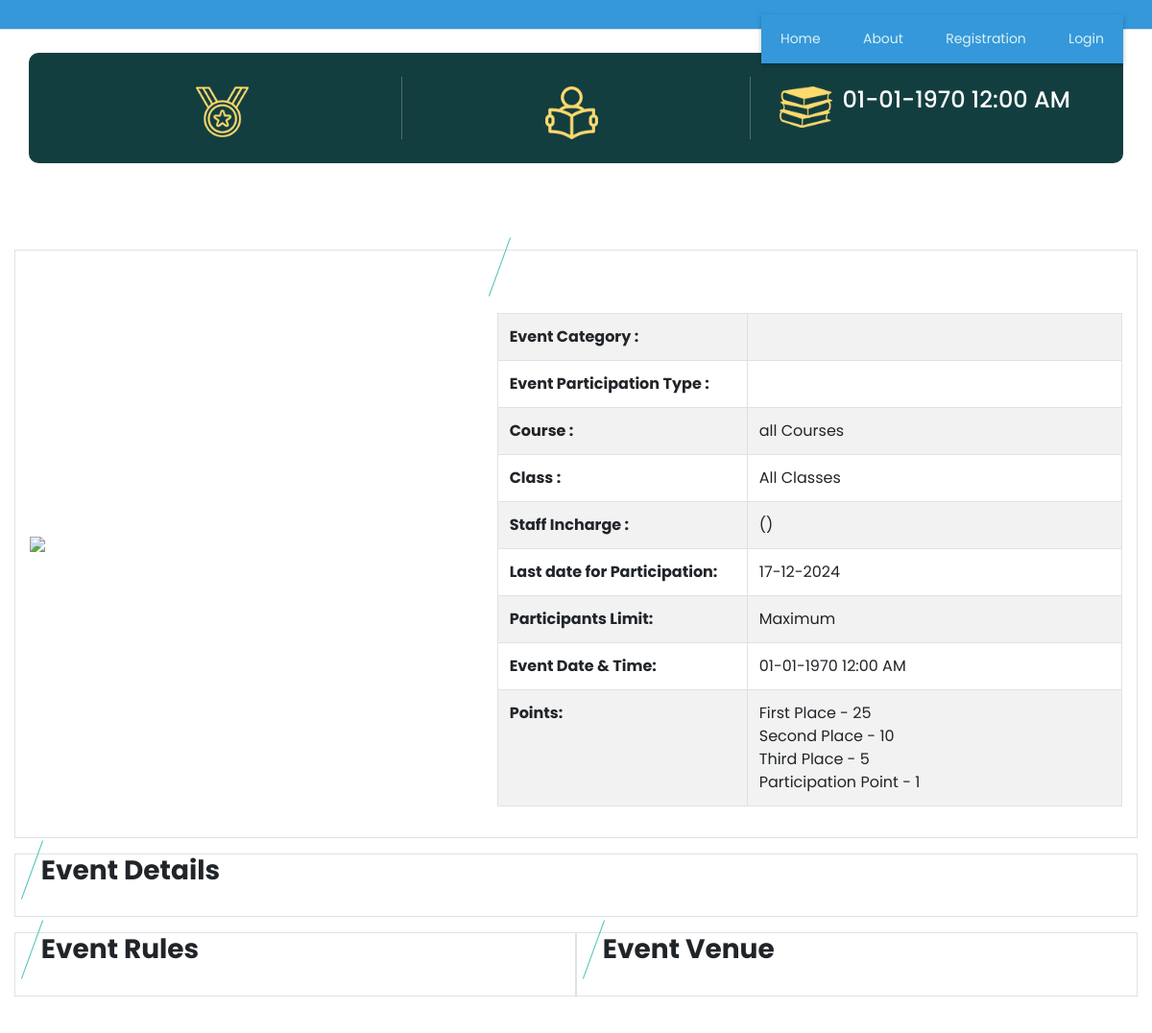
Page /event_more_det.php (upper part) on the earlier database version.
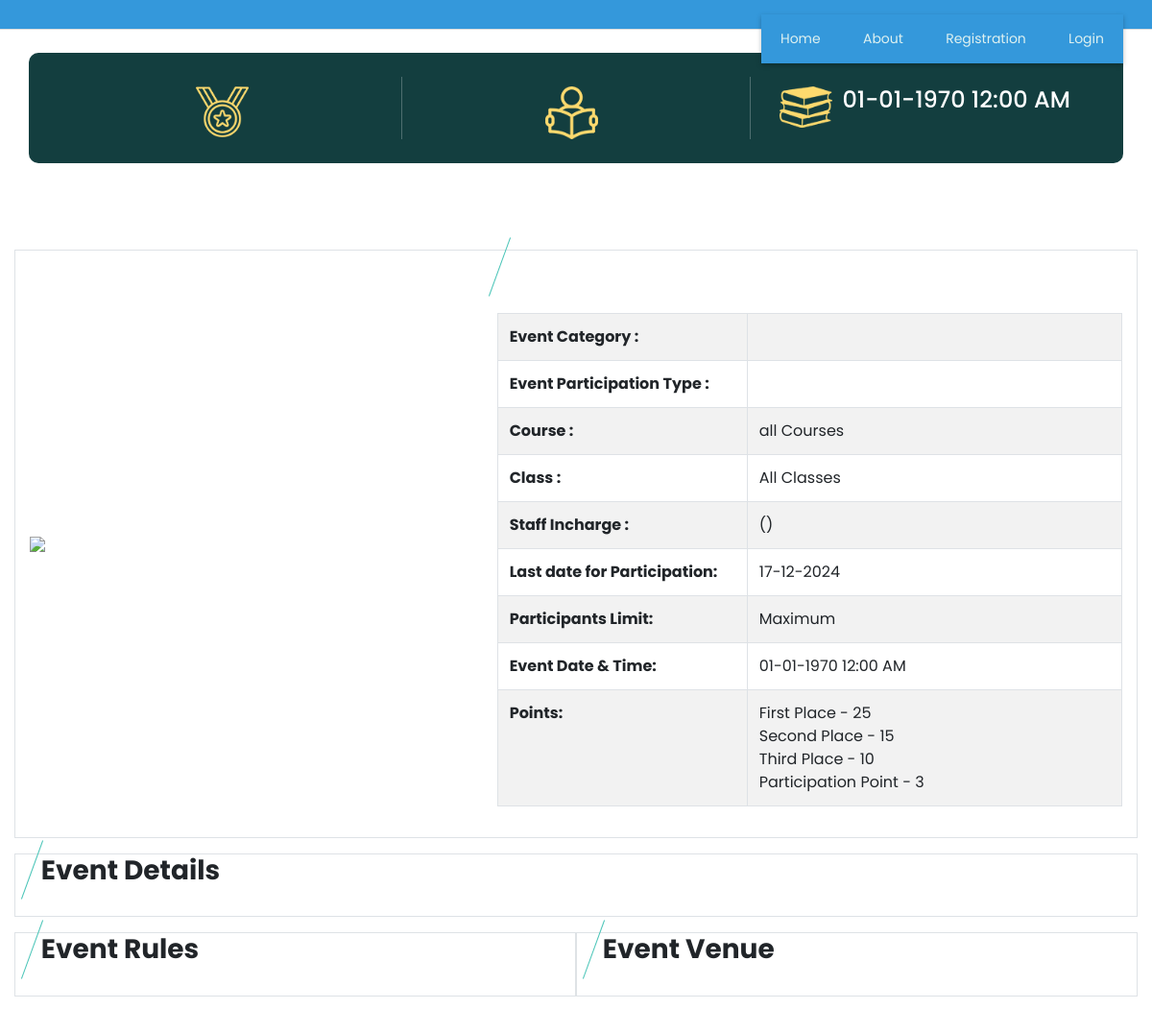
Same page on the later database version.
### tables this page shows
CREATE TABLE `point_settings` (
  `point_set_id` int(11) NOT NULL,
  `firstplace_point` int(11) NOT NULL,
  `secondplace_point` int(11) NOT NULL,
  `thirdplace_point` int(11) NOT NULL,
  `participation_point` int(11) NOT NULL
);

### event_more_det.php (the view, shortened to what this page needs)
<?php
include("header.php");
$sqlviewevent = "SELECT event.*, event_type.event_type, department.department, staff.staff_name, staff.staff_type, club.club FROM event
LEFT JOIN event_type ON event.event_type_id=event_type.event_type_id
LEFT JOIN department ON department.department_id=event.department_id
LEFT JOIN  staff ON staff.staff_id=event.staff_id LEFT JOIN club ON club.club_id=event.club_id
where event.event_id='$_GET[event_id]'";
$qsqlviewevent = mysqli_query($con,$sqlviewevent);
$rsviewevent = mysqli_fetch_array($qsqlviewevent);
$course_id = unserialize($rsviewevent['course_id']);
$st_class = unserialize($rsviewevent['st_class']);
$sel = "SELECT * FROM point_settings";
$result = mysqli_query($con,$sel);
if(mysqli_num_rows($result) > 0)
{
$row = mysqli_fetch_assoc($result);
$firstplace_point = $row['firstplace_point'];
$secondplace_point = $row['secondplace_point'];
$thirdplace_point = $row['thirdplace_point'];
$participation_point = $row['participation_point'];
}
?>
<br>
  <section class="special_section">
    <div class="container">
      <div class="special_container">
		  <div class="box b1">
          <div class="img-box">
            <img src="images/award.png" alt="" >
          </div>
        </div>
        <div class="box b2">
          <div class="img-box">
            <img src="images/study.png" alt="" />
          </div>
        </div>
        <div class="box b3">
          <div class="img-box">
            <img src="images/books-stack-of-three.png" alt="" />
          </div>
          <div class="detail-box">
            <h4>
              <?php echo date("d-m-Y h:i A",strtotime($rsviewevent['event_date_time'])) ?>
            </h4>
          </div>
        </div>
      </div>
    </div>
  </section>
  <section class="about_section layout_padding">
    <div class="container  table table-bordered">
      <div class="row">
        <div class="col-md-5">
          <div class="img_container">
            <div class="img-box b1">
<?php
$imge=$rsviewevent['event_banner'];
echo '<img src="imgbanner/' .$imge .'" >';
?>
            </div>
          </div>
        </div>
        <div class="col-md-7">
          <div class="detail-box">
            <div class="heading_container">
              <h3> &nbsp;  <?php echo  $rsviewevent['event_title']; ?></h3>
            <p>
				<table class="table table-bordered table-striped" style="width: 100%;">
					<tr>
						<th style="width: 40%;">Event Category : </th><td><?php echo  $rsviewevent['event_type']; ?></td>
					</tr>
					<tr>
						<th>Event Participation Type : </th><td><?php echo  $rsviewevent['event_participation_type']; ?> </td>
					</tr>
					<tr>
						<th>Course : </th><td><?php
if($course_id[0]== 0)
{
	echo "all Courses";
}
							?> </td>
					</tr>
					<tr>
						<th>Class : </th><td><?php
						if($st_class[0] == 0)
						{
							echo "All Classes";
						}
							?></td>
					</tr>
					<tr>
						<th>Staff Incharge : </th><td><?php echo  $rsviewevent['staff_name']; ?> (<?php echo  $rsviewevent['staff_type']; ?>) </td>
					</tr>
					<tr>
						<th>Last date for Participation: </th><td><?php echo $stop_date = date('d-m-Y', strtotime($rsviewevent['event_date_time'] . ' -2 day')); ?> </td>
					</tr>
					<tr>
						<th>Participants Limit: </th><td>Maximum <?php echo $rsviewevent['participation_limit']; ?> </td>
					</tr>
					<tr>
						<th>Event Date & Time: </th><td> <?php echo date("d-m-Y h:i A",strtotime($rsviewevent['event_date_time'])) ?></td>
					</tr>
					<tr>
						<th>Points: </th><td><?php
							echo "First Place - " . $firstplace_point  . "<br>";
							echo "Second Place - " . $secondplace_point . "<br>";
							echo "Third Place - " . $thirdplace_point  . "<br>";
							echo "Participation Point - " . $participation_point . "<br>";
							?> </td>
					</tr>
				</table>
			</p>
            </div>
          </div>
        </div>
      </div>
    </div>
    <div class="container  table table-bordered" >
      <div class="heading_container">
        <h3>
           &nbsp;  Event Details
        </h3>
      </div>
    </div>
    <div class="container" >
<div class="row">
    <div class="col-md-6 container  table table-bordered" >
      <div class="heading_container">
        <h3>
          &nbsp;   Event Rules
        </h3>
      </div>
    </div>
	<div class="col-md-6 container  table table-bordered" >
      <div class="heading_container">
        <h3>
          &nbsp;   Event Venue
        </h3>
      </div>
    </div>
</div>
	</div>
  </section>
<?php
include("footer.php");
?>

Differences in the rows shown:
changed point_settings: secondplace_point "10" → "15"; thirdplace_point "5" → "10"; participation_point "1" → "3"
